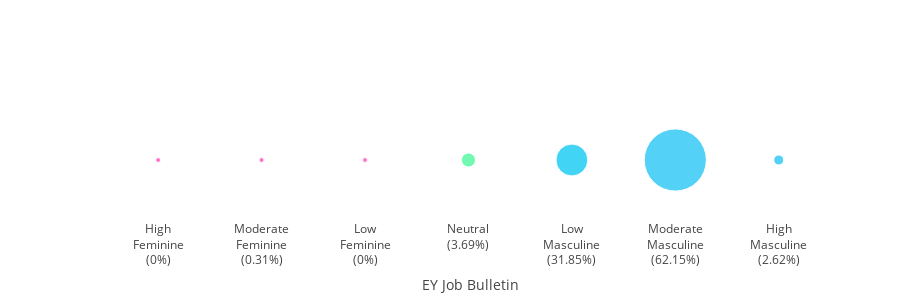

Notebook source saved alongside this figure:
### Markdown cell above
### 2.2 Measuring the gender bias in EY Bulletins

- Based on the difference in masculine and femining keywords used in the bulletins, I have categorized them into one of the following categories: High/Medium/Low - Masculine/Feminine and Neutral.


- If difference is higher than 35 keywords then it is high masculine, if it is lesser than -15 then it is high feminine. If the difference is between 10-35, then it is moderately masculine, if it is between -7 to -15 then it is moderately feminine, if it is between 3-10 then it has low masculine nature, if it is between -3 and -7 then it is classified as low feminine. All the remaining job descriptions are tagged as neutral ie. difference between -3 and 3.


- The following plot shows the gender-bias distribution in EY jobs.

### Code cell
## Overall Distribution
df_m['difference'] = df_m["fem_wc"] - df_m['mas_wc']

vc = df_m['difference'].value_counts().to_frame().reset_index()
vc['index'] = vc['index'] * -1
def get_tag(x):
    if x <= 3 and x >= -3:
        return "Neutral"
    elif x >=0 and x <= 10:
        return "Low Masculine"
    elif x >=0 and x <= 35:
        return "Moderate Masculine"
    elif x >=0 and x <= 1000:
        return "High Masculine"
    elif x >= -7:
        return "Low Feminine"
    elif x >= -15:
        return "Moderate Feminine"
    else:
        return "High Feminine"

vc['bias_tag'] = vc['index'].apply(lambda x : get_tag(x))
temp = vc.groupby("bias_tag").agg({"difference" : "sum"}).reset_index()

tdoc = {}
for k,v in temp.iterrows():
    tdoc[v['bias_tag']] = round(100*float(v['difference']) / 650, 2)
tdoc['Low Feminine'] = 0
tdoc['High Feminine'] = 0


order = ['High Feminine', 'Moderate Feminine', 'Low Feminine', 'Neutral', 'Low Masculine', 'Moderate Masculine', 'High Masculine']
sizes = [tdoc[i] for i in order]

sizes = [5 if x < 2 else x for x in sizes]
sizes = [10 if x < 3 else x for x in sizes]
sizes = [14 if x < 4 else x for x in sizes]

cols = ["#ff77cd", "#ff77cd", "#ff77cd", "#72f9b1", "#42d4f4", "#54d1f7", "#54d1f7", "#54d1f7"]

data = [go.Scatter(x = [_.replace(" ","<br>")+"<br>("+str(tdoc[_])+"%)" for _ in order], 
                   y=["","","","","","", ""], mode='markers', name="",  
                   marker=dict(color=cols, opacity=1.0, size=sizes))]
layout = go.Layout(barmode='stack', height=300, margin=dict(l=120), 
#                    xaxis=dict(title='City of LA Job Bulletins'), 
                   legend= dict(orientation="h", x=0.1, y=1.15), showlegend=False, 
                  xaxis=dict(showgrid= False, title='<br>EY Job Bulletin'), yaxis=dict(showgrid= False))
fig = go.Figure(data=data, layout=layout)
from IPython.core.display import HTML
display(HTML("<div align='center'><img src='https://i.imgur.com/kjdu1ah.png'></div>"))
iplot(fig)

### Figure 1 — Plotly figure (JSON) as saved in the notebook; plotly's stock layout.template omitted (floating-point values rounded to 4 significant figures)
{"data": [{"marker": {"color": ["#ff77cd", "#ff77cd", "#ff77cd", "#72f9b1", "#42d4f4", "#54d1f7", "#54d1f7", "#54d1f7"], "opacity": 1, "size": [5, 5, 5, 14, 31.85, 62.15, 10]}, "mode": "markers", "name": "", "type": "scatter", "x": ["High<br>Feminine<br>(0%)", "Moderate<br>Feminine<br>(0.31%)", "Low<br>Feminine<br>(0%)", "Neutral<br>(3.69%)", "Low<br>Masculine<br>(31.85%)", "Moderate<br>Masculine<br>(62.15%)", "High<br>Masculine<br>(2.62%)"], "y": ["", "", "", "", "", "", ""]}], "layout": {"barmode": "stack", "height": 300, "legend": {"orientation": "h", "x": 0.1, "y": 1.15}, "margin": {"l": 120}, "showlegend": false, "xaxis": {"showgrid": false, "title": "<br>EY Job Bulletin"}, "yaxis": {"showgrid": false}}}
